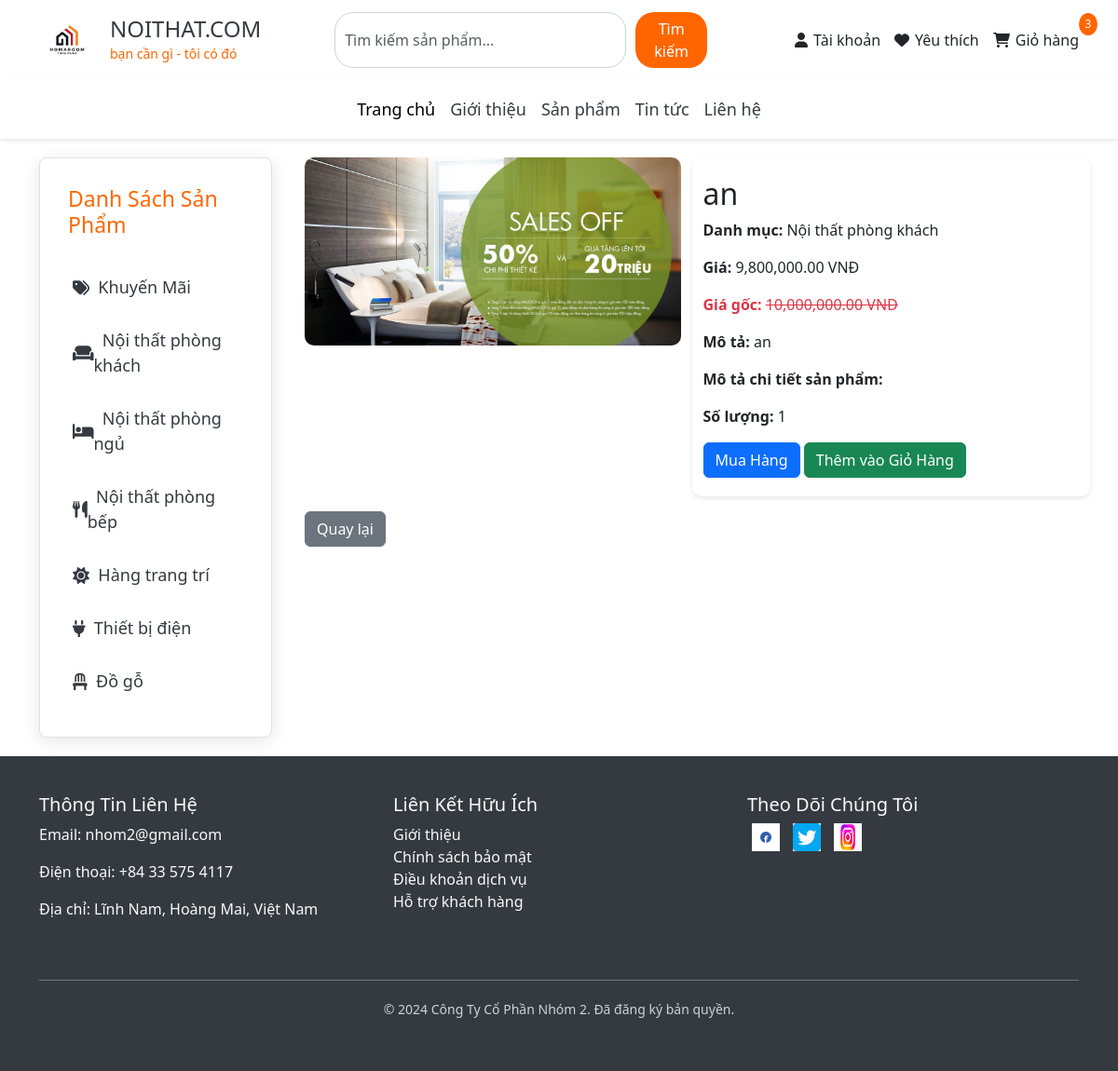
The page /Fontend/product_detail.php?id=1 on the database its author committed.
### tables this page shows
CREATE TABLE `products` (
  `id` int NOT NULL AUTO_INCREMENT,
  `product_code` varchar(50) NOT NULL,
  `name` varchar(100) NOT NULL,
  `image` varchar(255) DEFAULT NULL,
  `description` text,
  `quantity` int DEFAULT '0',
  `price` decimal(10,2) NOT NULL,
  `status` tinyint(1) DEFAULT '1',
  `created_at` timestamp NOT NULL DEFAULT CURRENT_TIMESTAMP,
  `percentage_discount` decimal(5,2) DEFAULT NULL,
  `category_id` int DEFAULT NULL,
  PRIMARY KEY (`id`),
  KEY `category_id` (`category_id`),
  CONSTRAINT `products_ibfk_1` FOREIGN KEY (`category_id`) REFERENCES `product_catalog` (`id`) ON DELETE SET NULL ON UPDATE CASCADE
);

CREATE TABLE `product_catalog` (
  `id` int NOT NULL AUTO_INCREMENT,
  `name` varchar(100) NOT NULL,
  `description` text,
  `created_at` timestamp NOT NULL DEFAULT CURRENT_TIMESTAMP,
  PRIMARY KEY (`id`)
);

### Fontend/product_detail.php (the view, shortened to what this page needs)
<?php
include 'ketnoi.php';
$product_id = isset($_GET['id']) ? intval($_GET['id']) : 0;
if ($product_id > 0) {
    $sql = "SELECT products.*, product_catalog.name AS category_name
            FROM products
            LEFT JOIN product_catalog ON products.category_id = product_catalog.id
            WHERE products.id = $product_id";
    $result = $conn->query($sql);
    if ($result && $result->num_rows > 0) {
        $product = $result->fetch_assoc();
    } else {
        echo "Sản phẩm không tồn tại.";
        exit;
    }
} else {
    echo "ID sản phẩm không hợp lệ.";
    exit;
}
?>
<!DOCTYPE html>
<html lang="vi">
<head>
    <link rel="stylesheet" href="https://cdn.jsdelivr.net/npm/bootstrap@5.3.0-alpha1/dist/css/bootstrap.min.css">
</head>
<body>
    <?php include 'include/header.php'; ?>
    <div class="container content-wrapper">
    <?php include 'include/menu_left.php'; ?>
        <main class="main-content">
            <div class="row">
                <div class="col-md-6">
                    <img src="<?php echo htmlspecialchars($product['image']); ?>" alt="<?php echo htmlspecialchars($product['name']); ?>" class="img-fluid product-image">
                </div>
                <div class="col-md-6 product-details">
                    <h2><?php echo htmlspecialchars($product['name']); ?></h2>
                    <p><strong>Danh mục:</strong> <?php echo htmlspecialchars($product['category_name']); ?></p>
                    <p><strong>Giá:</strong> <?php echo number_format($product['price'] * (1 - ($product['percentage_discount'] / 100)), 2); ?> VNĐ</p>
                    <p class="text-danger"><strong>Giá gốc:</strong> <del><?php echo number_format($product['price'], 2); ?> VNĐ</del></p>
                    <p><strong>Mô tả:</strong> <?php echo htmlspecialchars($product['description']); ?></p>
                    <p><strong>Mô tả chi tiết sản phẩm:</strong> <?php echo nl2br(htmlspecialchars($product['description1'])); ?></p>
                    <p><strong>Số lượng:</strong> <?php echo $product['quantity']; ?></p>
                    <a href="buy.php?id=<?php echo $product['id']; ?>" class="btn btn-primary">Mua Hàng</a>
                    <button class="btn btn-success" data-bs-toggle="modal" data-bs-target="#buyModal" data-name="<?php echo htmlspecialchars($product['name']); ?>" data-price="<?php echo number_format($product['price'], 2); ?> VNĐ">Thêm vào Giỏ Hàng</button>
                </div>
            </div>
            <div class="mt-3">
                <a href="index.php" class="btn btn-secondary">Quay lại</a>
            </div>
        </main>
    </div>
    <?php include 'include/footer.php'; ?>
</body>
</html>

### Fontend/product_detail.php (style rules this page uses)
body { background-color: #f8f9fa; display: flex; flex-direction: column; min-height: 100vh; }
.content-wrapper { flex: 1; display: flex; flex-wrap: wrap; margin-top: 20px; }
.main-content { flex: 1; min-width: 0; padding-left: 20px; }
.product-image { height: 400px; object-fit: contain; border-radius: 10px; }
.product-details { border-radius: 10px; padding: 20px; background-color: #ffffff; box-shadow: 0 2px 5px rgba(0, 0, 0, 0.1); }

### Fontend/include/header.php (style rules this page uses)
body { background-color: #f8f9fa; }

### Fontend/include/menu_left.php (style rules this page uses)
body { display: flex; font-family: 'Arial', sans-serif; background-color: #f8f9fa; }

### rows shown on the page
products: image (picture), name "an", category.name "Nội thất phòng khách", $product['price'] * (1 - ($product['percentage_discount'] / 100)) "9,800,000.00", price "10,000,000.00", description "an", quantity "1"
